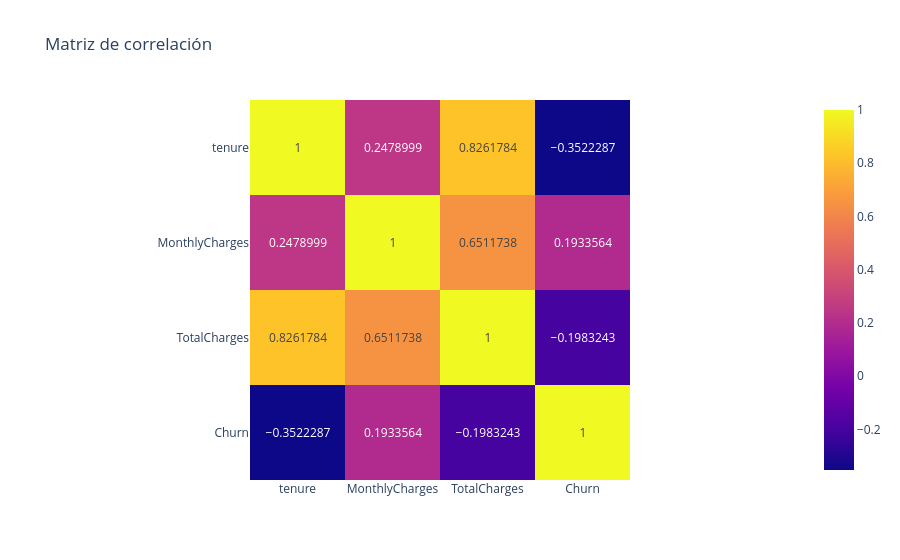

The code cell stored with this chart in its notebook:
### Code cell
numeric_df = df[['tenure', 'MonthlyCharges', 'TotalCharges']].copy()
numeric_df['Churn'] = df['Churn'].map({'Yes': 1, 'No': 0})

corr = numeric_df.corr()
fig = px.imshow(corr, text_auto=True, title='Matriz de correlación')
fig.write_html('../artifacts/eda_correlacion.html')
fig.show()

### Figure 1 — Plotly figure (JSON) as saved in the notebook; plotly's stock layout.template omitted (floating-point values rounded to 4 significant figures)
{"data": [{"coloraxis": "coloraxis", "hovertemplate": "x: %{x}<br>y: %{y}<br>color: %{z}<extra></extra>", "name": "0", "texttemplate": "%{z}", "type": "heatmap", "x": ["tenure", "MonthlyCharges", "TotalCharges", "Churn"], "xaxis": "x", "y": ["tenure", "MonthlyCharges", "TotalCharges", "Churn"], "yaxis": "y", "z": [[1.0, 0.2479, 0.8262, -0.3522], [0.2479, 1.0, 0.6512, 0.1934], [0.8262, 0.6512, 1.0, -0.1983], [-0.3522, 0.1934, -0.1983, 1.0]]}], "layout": {"coloraxis": {"colorscale": [[0, "#0d0887"], [0.1111, "#46039f"], [0.2222, "#7201a8"], [0.3333, "#9c179e"], [0.4444, "#bd3786"], [0.5556, "#d8576b"], [0.6667, "#ed7953"], [0.7778, "#fb9f3a"], [0.8889, "#fdca26"], [1, "#f0f921"]]}, "title": {"text": "Matriz de correlación"}, "xaxis": {"anchor": "y", "constrain": "domain", "domain": [0, 1], "scaleanchor": "y"}, "yaxis": {"anchor": "x", "autorange": "reversed", "constrain": "domain", "domain": [0, 1]}}}
